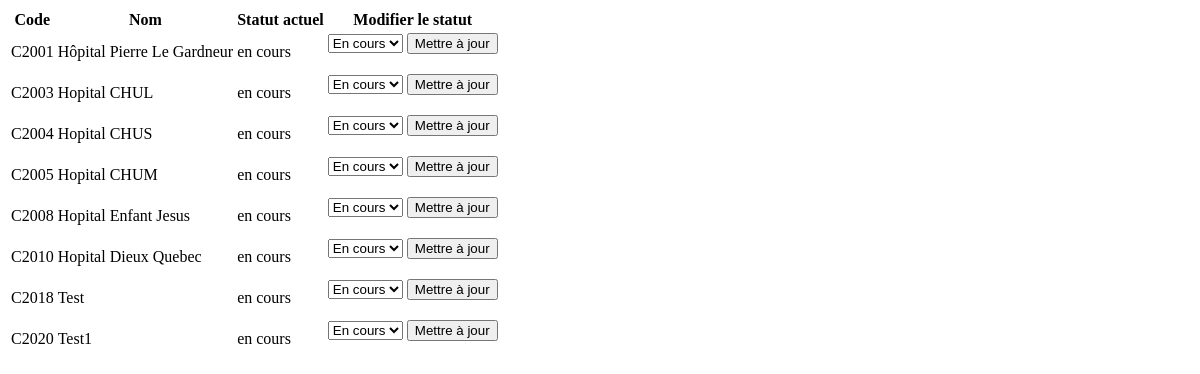
Page /projet/finaliser_data on the earlier database version.
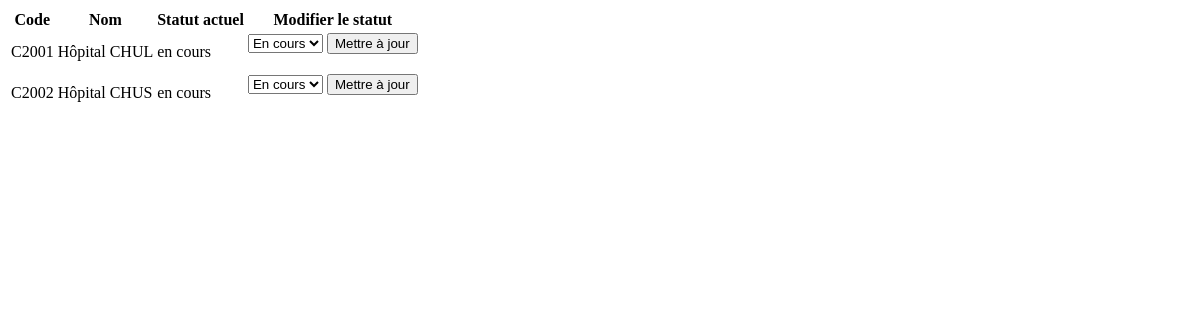
Same page on the later database version.
### app/models/projet.py (models this page shows, shortened)
class Projet(db.Model):
    __tablename__ = 'projet'
    id = db.Column(db.Integer, primary_key=True)
    code = db.Column(db.String(50), unique=True, nullable=False)
    nom = db.Column(db.String(100), nullable=False)
    date_creation = db.Column(db.DateTime, default=datetime.utcnow)
    responsable = db.Column(db.String(100))
    statut = db.Column(db.String(50))
    achats = db.relationship("Achat", backref="projet", cascade="all, delete-orphan")
    commandes_production = db.relationship("CommandeProduction", backref="projet", cascade="all, delete-orphan")
    produits_associes = db.relationship("ProduitProjet", back_populates="projet", cascade="all, delete-orphan")

### app/routes/projet_routes.py (the view)
@projet_bp.route("/finaliser_data")
def finaliser_data():
    projets = Projet.query.filter_by(statut="en cours").all()
    return render_template("finalisation_projet.html", projets=projets)

### app/templates/finalisation_projet.html (shortened to what this page needs)
<table>
    <thead>
      <tr>
        <th>Code</th>
        <th>Nom</th>
        <th>Statut actuel</th>
        <th>Modifier le statut</th>
      </tr>
    </thead>
    <tbody>
      {% for projet in projets %}
      <tr>
        <td>{{ projet.code }}</td>
        <td>{{ projet.nom }}</td>
        <td>{{ projet.statut }}</td>
        <td>
          <form action="{{ url_for('projet.finaliser_projet') }}" method="post" class="update-status">
            <select name="new_status" required>
              <option value="en cours" {% if projet.statut == "en cours" %}selected{% endif %}>En cours</option>
            </select>
            <button type="submit">Mettre à jour</button>
          </form>
        </td>
      </tr>
      {% endfor %}
    </tbody>
  </table>

Differences in the rows shown:
removed Projet: code "C2003", nom "Hopital CHUL", statut "en cours", new_status "En cours"
removed Projet: code "C2004", nom "Hopital CHUS", statut "en cours", new_status "En cours"
removed Projet: code "C2005", nom "Hopital CHUM", statut "en cours", new_status "En cours"
removed Projet: code "C2008", nom "Hopital Enfant Jesus", statut "en cours", new_status "En cours"
removed Projet: code "C2010", nom "Hopital Dieux Quebec", statut "en cours", new_status "En cours"
removed Projet: code "C2018", nom "Test", statut "en cours", new_status "En cours"
removed Projet: code "C2020", nom "Test1", statut "en cours", new_status "En cours"
changed Projet: nom "Hôpital Pierre Le Gardneur" → "Hôpital CHUL"
now on this page (row edited): Projet: code "C2002", nom "Hôpital CHUS", statut "en cours", new_status "En cours"
